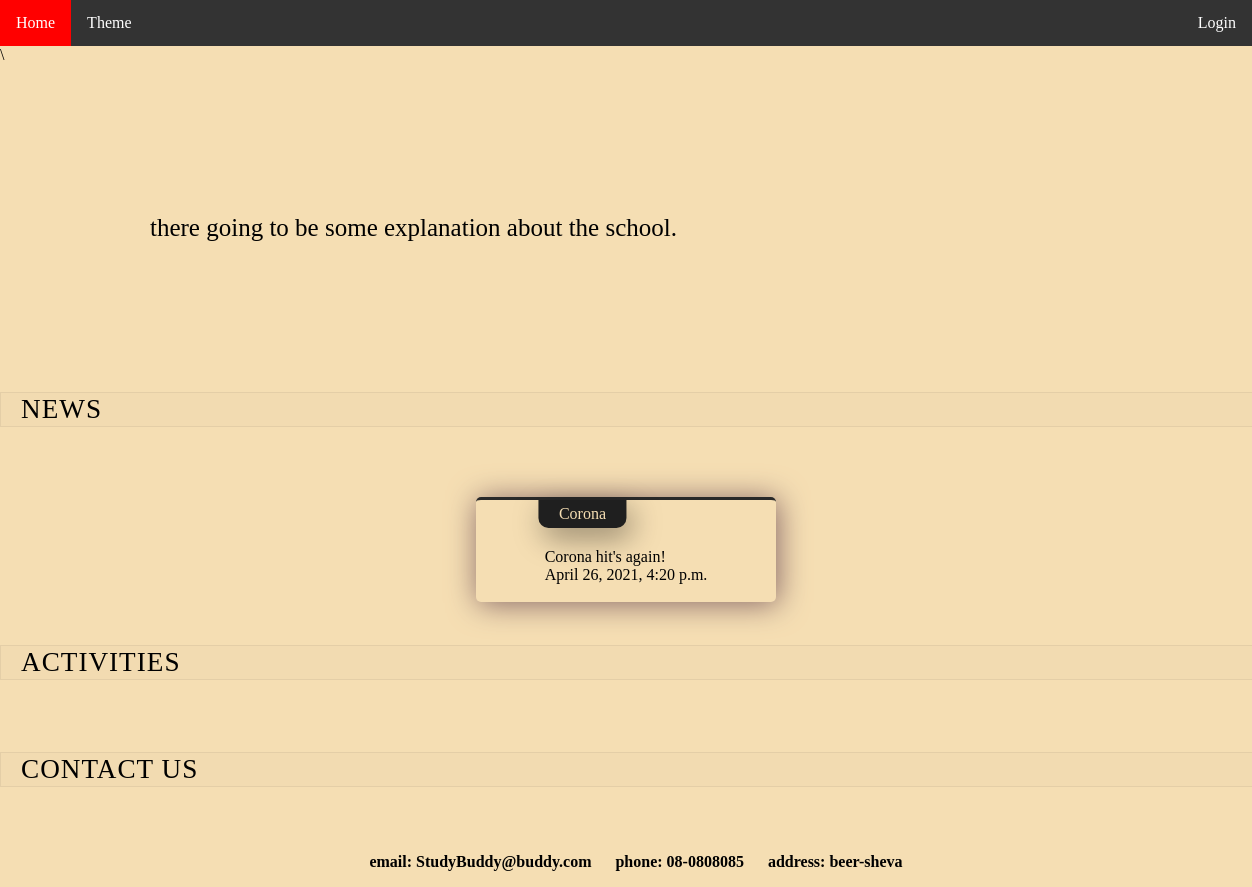
The page / on the database its author committed.
### StudyBuddy/models.py (models this page shows, shortened)
class Article(models.Model):
    title = models.CharField(max_length=64)
    body = models.TextField()
    date = models.DateTimeField('date published')
    class Meta:
        verbose_name = "Article"
        verbose_name_plural = "Articles"

### StudyBuddy/views.py (the view)
# urls.py: path('', views.home, name='home'),
def home(request):
    print(request.user.username)
    print(request.user.id)
    news = Article.objects.all().order_by('-date')
    return render(request, '../templates/home.html', {'news': news})

### templates/home.html (shortened to what this page needs)
{% include  "navbase.html" %}
{% load static %}
<!DOCTYPE html>
<html lang="en">
<head>
        <link type="text/css" href="{% static 'styles/home.css' %}" rel="stylesheet">
</head>
<body>
    <div class="container-main" >
        <div class="xpl-txt"> <p> there going to be some explanation about the school. </p> </div>
    </div>
    <div class="title-heading">
        <h2>NEWS</h2>
    </div>
    <section id="element-list">
        {% if news %}
            {% for article in news %}
                <div class="news" >
                <div class="news-title">
                {{ article.title }}
                </div>
                    <div class="news-body">
                <br>
                {{ article.body }}
                <br>
                {{ article.date }}
                <br>
                <br>
                    </div>
                </div>
            {% endfor %}
        {% else %}
            <h1>No Records</h1>
        {% endif %}
    </section>
    <div class="title-heading">
        <h2>Activities</h2>
    </div>
    <div class="title-heading">
        <h2>Contact Us</h2>
    </div>
    <section id="element-list">
        <div class="contact-details">
            <p> email: StudyBuddy@buddy.com </p>
            <p> phone: 08-0808085 </p>
            <p> address: beer-sheva </p>
        </div>
    </section>
</body>
</html>

### static/styles/navbase.css (style rules this page uses)
body { background-color: wheat; background-size: cover; margin: 0; }

### static/styles/home.css (style rules this page uses)
.container-main .xpl-txt { margin: 150px; font-size: 25px; }
#element-list { display: flex; justify-content: center; align-items: center; flex-wrap: wrap; }
.news { width: 300px; display: flex; justify-content: space-between; align-items: center; flex-direction: column; box-shadow: 2px 2px 30px #866767; margin: 20px; border-radius: 5px; overflow: hidden; border-top: 3px solid #292929; }
.news-title { position: absolute; transform: translateX(-50%); background-color: #1f1f1f; color: wheat; padding: 5px 20px; font-weight: 500; border-radius: 0px 0px 10px 10px; box-shadow: 5px 10px 30px rgba(0,0,0,0.4); }
.news-body { margin-top: 30px; }
.title-heading h2 { font-weight: 400; margin-bottom: 50px; padding: 1px 20px; background-color: rgba(0,0,0,0.01); border: 1px solid rgba(0,0,0,0.06); font-size: 1.7rem; letter-spacing: 1px; text-transform: uppercase; width: 100%; }
.contact-details p { display: inline-flex; margin-left: 20px; font-weight: bold; }

### rows shown on the page
Article: title "Corona", body "Corona hit's again!", date "April 26, 2021, 4:20 p.m."
